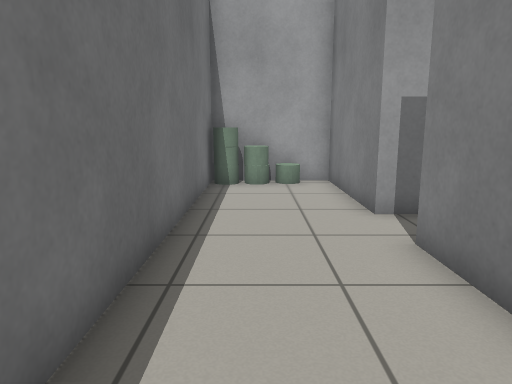
view 1 (above)

16 first-person views from a walk through a Gazebo world. The camera is 0.9 m above the floor, tilts 10° down and sees 70° across. The floor is counted in squares, 0.5 m on a side. Each view is taken from the middle of a square. On the plan, view 1 faces up. The plan holds only what a view shows up to about 18 squares ahead; the rest is blank. Some stock models are drawn as simple stand-ins.

view 2
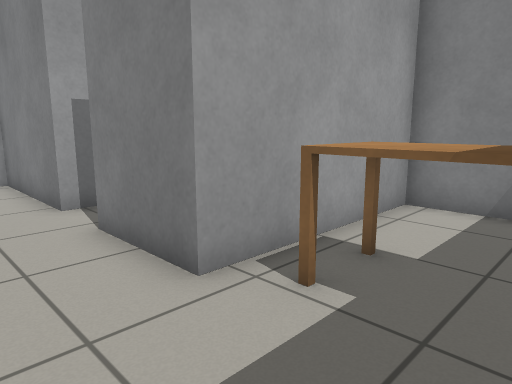

view 3
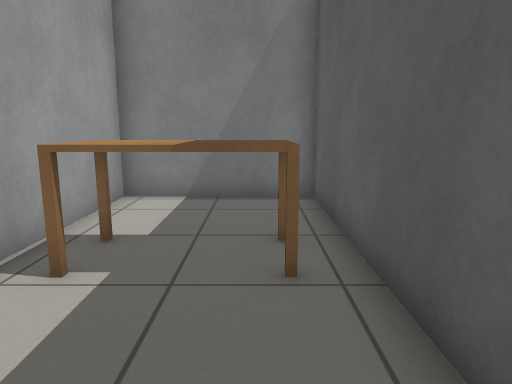

view 4
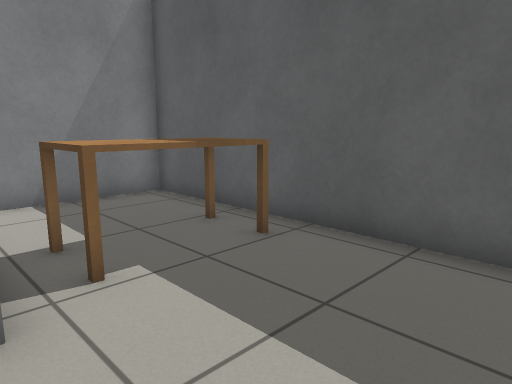

view 5
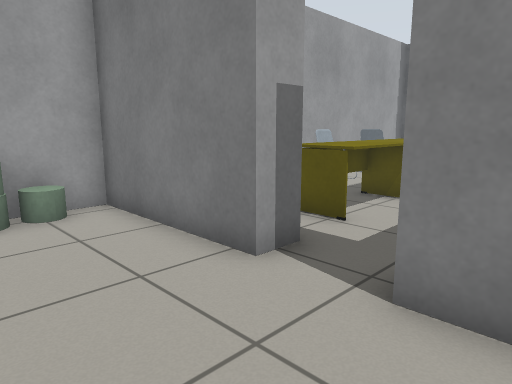

view 6
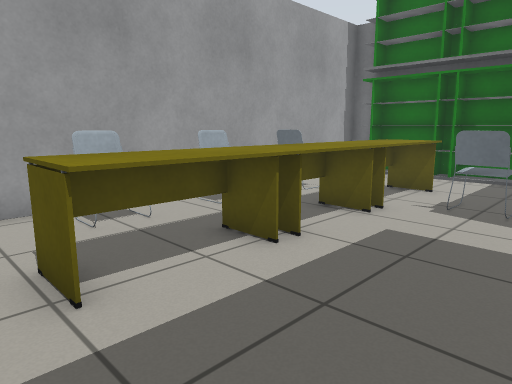

view 7
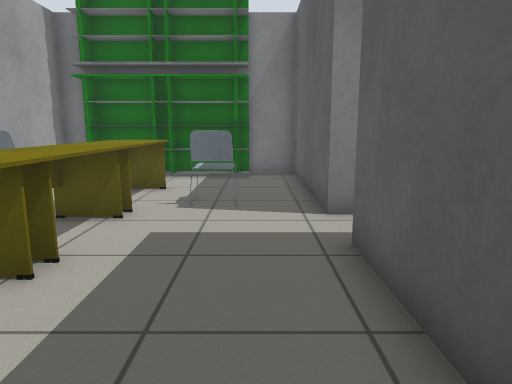

view 8
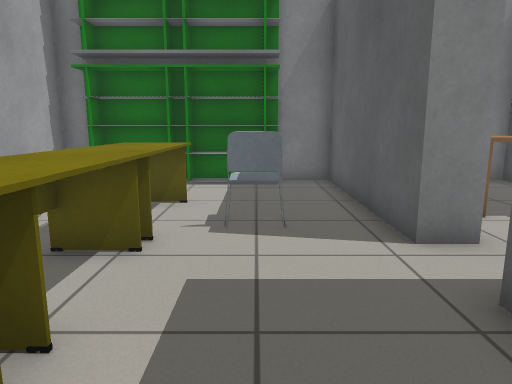

view 9
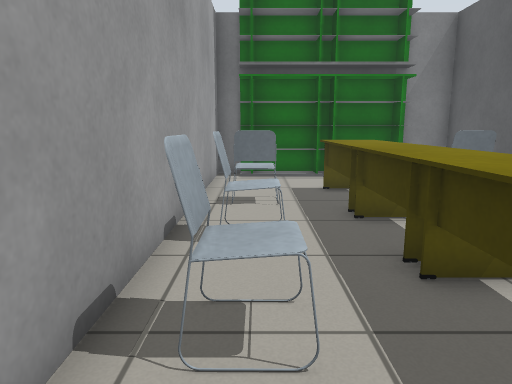

view 10
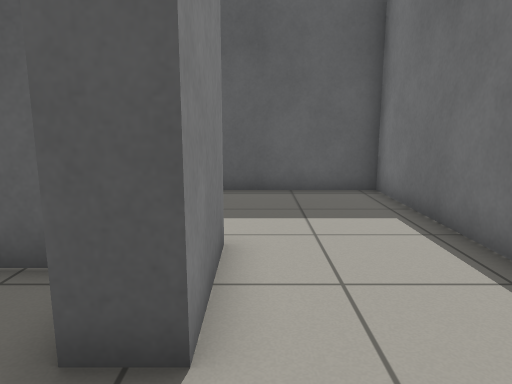

view 11
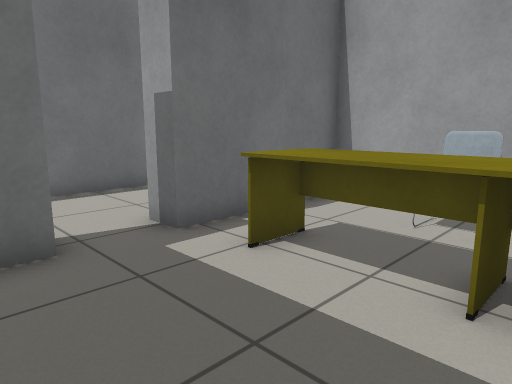

view 12
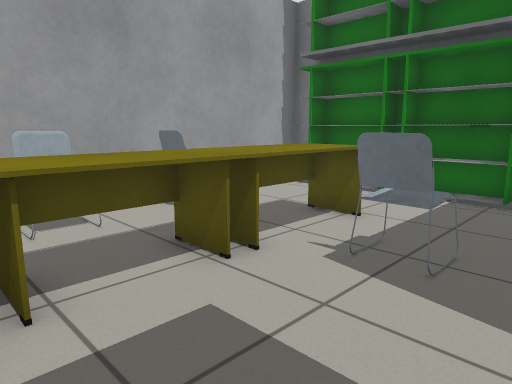

view 13
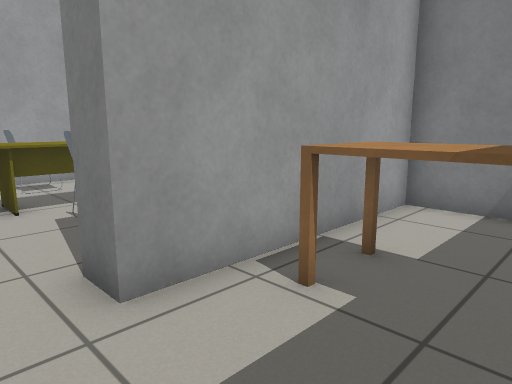

view 14
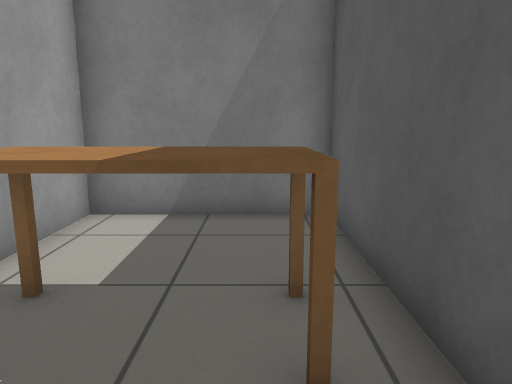

view 15
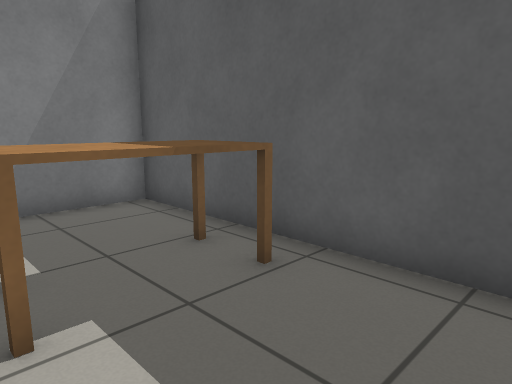

view 16
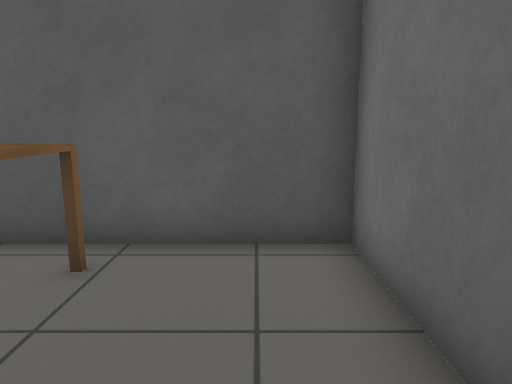

### Floor plan
Points are (right, up) in squares from view 1. A wall is a line through its corners. A room is listed if a view was taken in it or the views show most of it. See-through windows are left out.
Room 1 (views 1, 2, 3, 4, 5, 10)
walls: (2.5, 7.5) (2.5, 12.5) (-1.5, 12.5) (-1.5, -2.5) (8.5, -2.5) (8.5, 2.5) (2.5, 2.5) (2.5, 5.5)
ways out: opening at (3, 6.5) to room 2
objects: grey cylinder (-1, 12); grey cylinder (0, 12); grey cylinder (1, 12); table (3, -1) to (5, 1)
Room 2 (views 6, 7, 8, 9, 11, 12)
walls: (11.5, 3.5) (18.5, 3.5) (18.5, 5.4); (4.6, 3.5) (9.5, 3.5); (18.5, 11.5) (18.5, 12.5) (3.5, 12.5) (3.5, 7.5) (2.5, 7.5); (2.5, 5.5) (3.5, 5.5) (3.5, 4.9)
ways out: opening at (3, 6.5) to room 1; opening at (10.5, 3) to room 3
objects: desk (5, 8) to (8, 9); chair (7, 11); desk (9, 8) to (11, 9); chair (10, 11); desk (12, 8) to (14, 9); chair (13, 6); chair (13, 11); bookshelf (18, 6) to (18, 8); bookshelf (18, 9) to (18, 11)
Room 3 (views 13, 14, 15, 16)
walls: (9.5, 1.1) (9.5, -2.5) (18.5, -2.5) (18.5, 2.5) (11.5, 2.5) (11.5, 3.5)
ways out: opening at (10.5, 3) to room 2
objects: table (13, -1) to (15, 1)

Positions as (right, up) in squares from view 1, and headings:
1: (0, 0), facing up
2: (0, -1), facing up-right
3: (-1, -1), facing right
4: (-1, 3), facing down-right
5: (-1, 4), facing up-right
6: (4, 4), facing up-right
7: (4, 5), facing right
8: (6, 6), facing right
9: (4, 11), facing right
10: (2, 8), facing down
11: (9, 4), facing up-left
12: (8, 4), facing up-right
13: (10, -1), facing up-right
14: (11, -1), facing right
15: (10, 2), facing down-right
16: (11, 3), facing down
